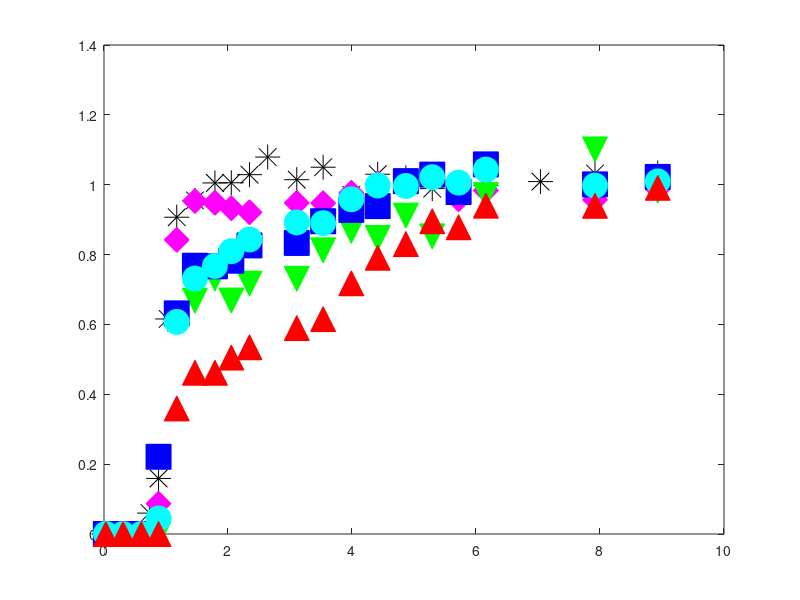

Here is the MATLAB script that generated this plot: (Note: this script raises an error after producing the figure.)
clear



%first-type BC;
%kinetic model;
%see Van Genuchten pg. 16 and 28:

%data = csvread('Obj1b_part1_data.csv',1,0);
gas_min = xlsread('GB1_gas_data.csv','A2:A21'); %time in min
data_time = gas_min.*60;
ethane = xlsread('GB1_gas_data.csv','B2:B21');
helium = xlsread('GB1_gas_data.csv','C2:C21');
n2o = xlsread('GB1_gas_data.csv','D2:D21');
sf6 = xlsread('GB1_gas_data.csv','E2:E21');
ch4 = xlsread('GB1_gas_data.csv','F2:F21');
br_min = xlsread('GB1_br_data.csv','A2:A28');
br_time = br_min.*60;
Br = xlsread('GB1_br_data.csv','B2:B28');


%time units are in seconds;
%length units are in m;

C_o = 1; %dimensionless
t = 0:50:40000;
D = 1.8e-7;    %dispersion coefficients, m2/s, default 5e-7; determined from bromide only.
    %%%%%%1.3e-6 for bromide
v = 7.45e-5;   %velocity, m/s, default 1e-4 m/s
    %%%%%%%4.65e-5 for bromide
    %try 1.19e-4 to 1.43e-4, expected values based on reactor geometry +
    %porosity
L = .3048;

data_PV = v.*data_time./L;
brdata_PV = v.*br_time./L;

figure(11)
clf
h1 = plot(brdata_PV, Br, '*k', 'MarkerSize', 18);
hold on
h2 = plot(data_PV, n2o, 'dm', 'MarkerFaceColor', 'm', 'MarkerSize', 18);
hold on
h3 = plot(data_PV, sf6, 'vg','MarkerFaceColor', 'g', 'MarkerSize', 18);
hold on
h4 = plot(data_PV, ethane, 'sb','MarkerFaceColor', 'b', 'MarkerSize', 18);
hold on
h5 = plot(data_PV, ch4, 'oc','MarkerFaceColor', 'c', 'MarkerSize', 18);
hold on
h6 = plot(data_PV, helium, '^r','MarkerFaceColor', 'r', 'MarkerSize', 18);
hold on

%%%Bromide
measured = Br;

D = 1.8e-7;%1.6e-7:0.025e-7:2e-7;    %dispersion coefficients, m2/s, default 5e-7; determined from bromide only.
    %%%%%%1.3e-6 for bromide
v = 7.45e-5;%7.4e-5:0.025e-5:7.6e-5;   %velocity, m/s, default 1e-4 m/s

R = 1.00000001;%ethR0;
%heR = 5;        %MUST BE > 1
alpha = .0001;    %rate constant, try starting in the range 5e-4 to 5e-3

                    %1/s, 100 d^-1 from Geistlinger (2005) = 1e-3 1/s
                    %vulava has 5e-4 - 1e-3  1/s for alpha for SF6, so
                    %probably faster for Helium, N2O
                    %velocity in bioreactor on the order of .003 m/s, much slower than in Vulava, so 
                    %expect lower alpha

%dimensionless parameters
%defined in Van Genuchten pg. 15, with the exception of w, beta, and R
%For w and beta, defined on pg. 28 for one-site kinetic
%non-equilibrium adsorption.  For R, comes from Fry et al. (1994) and Vulava et al. (2002): 
%R = 1 + KH*(Vg/Vw)   %use this with specific K_H values to determine Vg/Vw
%based on fit R parameter

loopcnt = 0;

results_matrix = zeros(length(D)*length(v),4);



for j = 1:length(v)
    
    for k = 1:length(D)

        
P = v(j)*L/D(k); %Peclet number
PV = v(j).*t./L;     %pore volumes, tau in equations in Table 2 in Van Genuchten
data_PV_br = v(j).*br_time./L;
w = alpha*L*(R-1)/v(j);
beta = 1/R;

%G term in Van Genuchten, equation SI-1 in Table 2:
G_T = .5 *  erfc( sqrt(P./(4.*beta.*R.*PV)).*(beta*R-PV)) + .5*exp(P).*erfc( sqrt (P./(4.*beta.*R.*PV) ).*(beta*R + PV) );
%IMPORTANT NOTE: Equation SI-1 in Table 2 has the final term as beta*R-tau.
%I think this is an error and that it should be beta*R+tau.  At the top of page 18 they note: 
%"Expressions for G(T) in Table 2 follow from those given in Table 1 by replacing T by
%tau and R by (beta*R).  In Table 1, the final term is R+T, so based on
%their statement the final term should be B*R+tau.
%This is how it is coded above, and this equation gives an effluent C
%ranging from 0 to 1, while the original equation from Van Genuchten has an
%effluent C ranging from 0 to a number much greater than 1.

%exponential term multiplied by G
term = exp(-w.*PV/(beta*R));

%some figures to visualize how each of these terms are affected by
%different fit parameters:
%use these to troubleshoot problems if the model acts weird with certain
%paremeters.
%figure(5)
%plot(PV,term)
%title('Term')

integrand_vec = zeros(1,length(PV));

delta_tau = 0.001;   %tau time increment, also d_tau dummy variable

for i = 2:length(PV)  %2:length(PV)
    
    tau = (0:delta_tau:PV(i));
    
G_tau = .5 *  erfc( sqrt(P./(4.*beta.*R.*tau)).*(beta*R-tau)) + .5*exp(P).*erfc( sqrt (P./(4.*beta.*R.*tau) ).*(beta*R + tau) );
    
    a = w.*tau;
    b = w.*(PV(i) - tau)./( (1 - beta)*R );
    
    squig = 2*sqrt(a.*b);
    
%In equation 36, the I_0 and I_1 are modified bessel functions, see
%notation on pg. 50-51
I_0 = besseli(0,squig);  %modified bessel function of the first kind, order 0
I_1 = besseli(1,squig);  %modified bessel function of the first kind, order 1
    
%H term defined by Equation 36:
H = exp(-a-b).* (I_0/beta + (squig.*I_1)./(2.*b.*(1-beta)) );


prod = G_tau.*H;

integrand = delta_tau*trapz(prod(1:length(prod)-1));   %last element of product is NaN, since the last element of H is NaN ...
                                                    %due to division by 0
                                                    %in b term
integrand_vec(i) = integrand;


end


%first_term = G_T.*term;
%figure(14)
%plot(PV,first_term)
%title('G*exp term')

%C = G(1:length(G)-1).*term(1:length(term)-1) + (w/R).*ConvInt;   %equation 35 in van genuchten
C = G_T.*term + w/R .* integrand_vec;


%find indices in PV that are closest PV to data: 
edges = [-Inf, mean([PV(2:end); PV(1:end-1)]), +Inf];
%I = discretize(data_PV_br, edges);
I = discretize(data_PV_br, edges);

RSS = sum((C(I) - measured').^2)


loopcnt = loopcnt + 1

     results_matrix(loopcnt,1) = loopcnt;
     results_matrix(loopcnt,2) = v(j);
     results_matrix(loopcnt,4) = D(k);
     results_matrix(loopcnt,5) = RSS;
     
     
    end
end

plot(PV, C, '-k', 'LineWidth',1.5)
hold on



%%%N2O
measured = n2o;

R = 1.09;%1.1:0.05:1.7;%1.7;%ethR0;
%heR = 5;        %MUST BE > 1
alpha = 2e-4;%10e-5:3e-5:40e-5; %rate constant, try starting in the range 5e-4 to 5e-3

                    %1/s, 100 d^-1 from Geistlinger (2005) = 1e-3 1/s
                    %vulava has 5e-4 - 1e-3  1/s for alpha for SF6, so
                    %probably faster for Helium, N2O
                    %velocity in bioreactor on the order of .003 m/s, much slower than in Vulava, so 
                    %expect lower alpha

%dimensionless parameters
%defined in Van Genuchten pg. 15, with the exception of w, beta, and R
%For w and beta, defined on pg. 28 for one-site kinetic
%non-equilibrium adsorption.  For R, comes from Fry et al. (1994) and Vulava et al. (2002): 
%R = 1 + KH*(Vg/Vw)   %use this with specific K_H values to determine Vg/Vw
%based on fit R parameter

loopcnt = 0;

results_matrix = zeros(length(R)*length(alpha),4);



for j = 1:length(R)
    
    for k = 1:length(alpha)

        
P = v*L/D; %Peclet number
PV = v.*t./L;     %pore volumes, tau in equations in Table 2 in Van Genuchten
w = alpha(k)*L*(R(j)-1)/v;
beta = 1/R(j);

%G term in Van Genuchten, equation SI-1 in Table 2:
G_T = .5 *  erfc( sqrt(P./(4.*beta.*R(j).*PV)).*(beta*R(j)-PV)) + .5*exp(P).*erfc( sqrt (P./(4.*beta.*R(j).*PV) ).*(beta*R(j) + PV) );
%IMPORTANT NOTE: Equation SI-1 in Table 2 has the final term as beta*R-tau.
%I think this is an error and that it should be beta*R+tau.  At the top of page 18 they note: 
%"Expressions for G(T) in Table 2 follow from those given in Table 1 by replacing T by
%tau and R by (beta*R).  In Table 1, the final term is R+T, so based on
%their statement the final term should be B*R+tau.
%This is how it is coded above, and this equation gives an effluent C
%ranging from 0 to 1, while the original equation from Van Genuchten has an
%effluent C ranging from 0 to a number much greater than 1.

%exponential term multiplied by G
term = exp(-w.*PV/(beta*R(j)));

%some figures to visualize how each of these terms are affected by
%different fit parameters:
%use these to troubleshoot problems if the model acts weird with certain
%paremeters.
%figure(5)
%plot(PV,term)
%title('Term')

integrand_vec = zeros(1,length(PV));

delta_tau = 0.001;   %tau time increment, also d_tau dummy variable

for i = 2:length(PV)  %2:length(PV)
    
    tau = (0:delta_tau:PV(i));
    
G_tau = .5 *  erfc( sqrt(P./(4.*beta.*R(j).*tau)).*(beta*R(j)-tau)) + .5*exp(P).*erfc( sqrt (P./(4.*beta.*R(j).*tau) ).*(beta*R(j) + tau) );
    
    a = w.*tau;
    b = w.*(PV(i) - tau)./( (1 - beta)*R(j) );
    
    squig = 2*sqrt(a.*b);
    
%In equation 36, the I_0 and I_1 are modified bessel functions, see
%notation on pg. 50-51
I_0 = besseli(0,squig);  %modified bessel function of the first kind, order 0
I_1 = besseli(1,squig);  %modified bessel function of the first kind, order 1
    
%H term defined by Equation 36:
H = exp(-a-b).* (I_0/beta + (squig.*I_1)./(2.*b.*(1-beta)) );


prod = G_tau.*H;

integrand = delta_tau*trapz(prod(1:length(prod)-1));   %last element of product is NaN, since the last element of H is NaN ...
                                                    %due to division by 0
                                                    %in b term
integrand_vec(i) = integrand;


end


%first_term = G_T.*term;
%figure(14)
%plot(PV,first_term)
%title('G*exp term')

%C = G(1:length(G)-1).*term(1:length(term)-1) + (w/R).*ConvInt;   %equation 35 in van genuchten
C = G_T.*term + w/R(j) .* integrand_vec;


%find indices in PV that are closest PV to data: 
edges = [-Inf, mean([PV(2:end); PV(1:end-1)]), +Inf];
%I = discretize(data_PV_br, edges);
I = discretize(data_PV, edges);

RSS = sum((C(I) - measured').^2)


loopcnt = loopcnt + 1

     results_matrix(loopcnt,1) = loopcnt;
     results_matrix(loopcnt,2) = R(j);
     results_matrix(loopcnt,4) = alpha(k);
     results_matrix(loopcnt,5) = RSS;
     
     
    end
end

plot(PV, C,'-m', 'LineWidth',1.5)
hold on






%%%SF6
measured = sf6;

R = 2.1;%1.1:0.05:1.7;%1.7;%ethR0;
%heR = 5;        %MUST BE > 1
alpha = 1.2e-4;%10e-5:3e-5:40e-5; %rate constant, try starting in the range 5e-4 to 5e-3

                    %1/s, 100 d^-1 from Geistlinger (2005) = 1e-3 1/s
                    %vulava has 5e-4 - 1e-3  1/s for alpha for SF6, so
                    %probably faster for Helium, N2O
                    %velocity in bioreactor on the order of .003 m/s, much slower than in Vulava, so 
                    %expect lower alpha

%dimensionless parameters
%defined in Van Genuchten pg. 15, with the exception of w, beta, and R
%For w and beta, defined on pg. 28 for one-site kinetic
%non-equilibrium adsorption.  For R, comes from Fry et al. (1994) and Vulava et al. (2002): 
%R = 1 + KH*(Vg/Vw)   %use this with specific K_H values to determine Vg/Vw
%based on fit R parameter

loopcnt = 0;

results_matrix = zeros(length(R)*length(alpha),4);



for j = 1:length(R)
    
    for k = 1:length(alpha)

        
P = v*L/D; %Peclet number
PV = v.*t./L;     %pore volumes, tau in equations in Table 2 in Van Genuchten
w = alpha(k)*L*(R(j)-1)/v;
beta = 1/R(j);

%G term in Van Genuchten, equation SI-1 in Table 2:
G_T = .5 *  erfc( sqrt(P./(4.*beta.*R(j).*PV)).*(beta*R(j)-PV)) + .5*exp(P).*erfc( sqrt (P./(4.*beta.*R(j).*PV) ).*(beta*R(j) + PV) );
%IMPORTANT NOTE: Equation SI-1 in Table 2 has the final term as beta*R-tau.
%I think this is an error and that it should be beta*R+tau.  At the top of page 18 they note: 
%"Expressions for G(T) in Table 2 follow from those given in Table 1 by replacing T by
%tau and R by (beta*R).  In Table 1, the final term is R+T, so based on
%their statement the final term should be B*R+tau.
%This is how it is coded above, and this equation gives an effluent C
%ranging from 0 to 1, while the original equation from Van Genuchten has an
%effluent C ranging from 0 to a number much greater than 1.

%exponential term multiplied by G
term = exp(-w.*PV/(beta*R(j)));

%some figures to visualize how each of these terms are affected by
%different fit parameters:
%use these to troubleshoot problems if the model acts weird with certain
%paremeters.
%figure(5)
%plot(PV,term)
%title('Term')

integrand_vec = zeros(1,length(PV));

delta_tau = 0.001;   %tau time increment, also d_tau dummy variable

for i = 2:length(PV)  %2:length(PV)
    
    tau = (0:delta_tau:PV(i));
    
G_tau = .5 *  erfc( sqrt(P./(4.*beta.*R(j).*tau)).*(beta*R(j)-tau)) + .5*exp(P).*erfc( sqrt (P./(4.*beta.*R(j).*tau) ).*(beta*R(j) + tau) );
    
    a = w.*tau;
    b = w.*(PV(i) - tau)./( (1 - beta)*R(j) );
    
    squig = 2*sqrt(a.*b);
    
%In equation 36, the I_0 and I_1 are modified bessel functions, see
%notation on pg. 50-51
I_0 = besseli(0,squig);  %modified bessel function of the first kind, order 0
I_1 = besseli(1,squig);  %modified bessel function of the first kind, order 1
    
%H term defined by Equation 36:
H = exp(-a-b).* (I_0/beta + (squig.*I_1)./(2.*b.*(1-beta)) );


prod = G_tau.*H;

integrand = delta_tau*trapz(prod(1:length(prod)-1));   %last element of product is NaN, since the last element of H is NaN ...
                                                    %due to division by 0
                                                    %in b term
integrand_vec(i) = integrand;


end


%first_term = G_T.*term;
%figure(14)
%plot(PV,first_term)
%title('G*exp term')

%C = G(1:length(G)-1).*term(1:length(term)-1) + (w/R).*ConvInt;   %equation 35 in van genuchten
C = G_T.*term + w/R(j) .* integrand_vec;


%find indices in PV that are closest PV to data: 
edges = [-Inf, mean([PV(2:end); PV(1:end-1)]), +Inf];
%I = discretize(data_PV_br, edges);
I = discretize(data_PV, edges);

RSS = sum((C(I) - measured').^2)


loopcnt = loopcnt + 1

     results_matrix(loopcnt,1) = loopcnt;
     results_matrix(loopcnt,2) = R(j);
     results_matrix(loopcnt,4) = alpha(k);
     results_matrix(loopcnt,5) = RSS;
     
     
    end
end

plot(PV, C, '-g', 'LineWidth',1.5)
hold on







%%%Ethane
measured = ethane;

R = 1.61;%1.1:0.05:1.7;%1.7;%ethR0;
%heR = 5;        %MUST BE > 1
alpha = 1.7e-4;%10e-5:3e-5:40e-5; %rate constant, try starting in the range 5e-4 to 5e-3

                    %1/s, 100 d^-1 from Geistlinger (2005) = 1e-3 1/s
                    %vulava has 5e-4 - 1e-3  1/s for alpha for SF6, so
                    %probably faster for Helium, N2O
                    %velocity in bioreactor on the order of .003 m/s, much slower than in Vulava, so 
                    %expect lower alpha

%dimensionless parameters
%defined in Van Genuchten pg. 15, with the exception of w, beta, and R
%For w and beta, defined on pg. 28 for one-site kinetic
%non-equilibrium adsorption.  For R, comes from Fry et al. (1994) and Vulava et al. (2002): 
%R = 1 + KH*(Vg/Vw)   %use this with specific K_H values to determine Vg/Vw
%based on fit R parameter

loopcnt = 0;

results_matrix = zeros(length(R)*length(alpha),4);



for j = 1:length(R)
    
    for k = 1:length(alpha)

        
P = v*L/D; %Peclet number
PV = v.*t./L;     %pore volumes, tau in equations in Table 2 in Van Genuchten
w = alpha(k)*L*(R(j)-1)/v;
beta = 1/R(j);

%G term in Van Genuchten, equation SI-1 in Table 2:
G_T = .5 *  erfc( sqrt(P./(4.*beta.*R(j).*PV)).*(beta*R(j)-PV)) + .5*exp(P).*erfc( sqrt (P./(4.*beta.*R(j).*PV) ).*(beta*R(j) + PV) );
%IMPORTANT NOTE: Equation SI-1 in Table 2 has the final term as beta*R-tau.
%I think this is an error and that it should be beta*R+tau.  At the top of page 18 they note: 
%"Expressions for G(T) in Table 2 follow from those given in Table 1 by replacing T by
%tau and R by (beta*R).  In Table 1, the final term is R+T, so based on
%their statement the final term should be B*R+tau.
%This is how it is coded above, and this equation gives an effluent C
%ranging from 0 to 1, while the original equation from Van Genuchten has an
%effluent C ranging from 0 to a number much greater than 1.

%exponential term multiplied by G
term = exp(-w.*PV/(beta*R(j)));

%some figures to visualize how each of these terms are affected by
%different fit parameters:
%use these to troubleshoot problems if the model acts weird with certain
%paremeters.
%figure(5)
%plot(PV,term)
%title('Term')

integrand_vec = zeros(1,length(PV));

delta_tau = 0.001;   %tau time increment, also d_tau dummy variable

for i = 2:length(PV)  %2:length(PV)
    
    tau = (0:delta_tau:PV(i));
    
G_tau = .5 *  erfc( sqrt(P./(4.*beta.*R(j).*tau)).*(beta*R(j)-tau)) + .5*exp(P).*erfc( sqrt (P./(4.*beta.*R(j).*tau) ).*(beta*R(j) + tau) );
    
    a = w.*tau;
    b = w.*(PV(i) - tau)./( (1 - beta)*R(j) );
    
    squig = 2*sqrt(a.*b);
    
%In equation 36, the I_0 and I_1 are modified bessel functions, see
%notation on pg. 50-51
I_0 = besseli(0,squig);  %modified bessel function of the first kind, order 0
I_1 = besseli(1,squig);  %modified bessel function of the first kind, order 1
    
%H term defined by Equation 36:
H = exp(-a-b).* (I_0/beta + (squig.*I_1)./(2.*b.*(1-beta)) );


prod = G_tau.*H;

integrand = delta_tau*trapz(prod(1:length(prod)-1));   %last element of product is NaN, since the last element of H is NaN ...
                                                    %due to division by 0
                                                    %in b term
integrand_vec(i) = integrand;


end


%first_term = G_T.*term;
%figure(14)
%plot(PV,first_term)
%title('G*exp term')

%C = G(1:length(G)-1).*term(1:length(term)-1) + (w/R).*ConvInt;   %equation 35 in van genuchten
C = G_T.*term + w/R(j) .* integrand_vec;


%find indices in PV that are closest PV to data: 
edges = [-Inf, mean([PV(2:end); PV(1:end-1)]), +Inf];
%I = discretize(data_PV_br, edges);
I = discretize(data_PV, edges);

RSS = sum((C(I) - measured').^2)


loopcnt = loopcnt + 1

     results_matrix(loopcnt,1) = loopcnt;
     results_matrix(loopcnt,2) = R(j);
     results_matrix(loopcnt,4) = alpha(k);
     results_matrix(loopcnt,5) = RSS;
     
     
    end
end

plot(PV, C, '-b', 'LineWidth',1.5)
hold on









%%%Methane
measured = ch4;

R = 1.55;%1.1:0.05:1.7;%1.7;%ethR0;
%heR = 5;        %MUST BE > 1
alpha = 2.2e-4;%10e-5:3e-5:40e-5; %rate constant, try starting in the range 5e-4 to 5e-3

                    %1/s, 100 d^-1 from Geistlinger (2005) = 1e-3 1/s
                    %vulava has 5e-4 - 1e-3  1/s for alpha for SF6, so
                    %probably faster for Helium, N2O
                    %velocity in bioreactor on the order of .003 m/s, much slower than in Vulava, so 
                    %expect lower alpha

%dimensionless parameters
%defined in Van Genuchten pg. 15, with the exception of w, beta, and R
%For w and beta, defined on pg. 28 for one-site kinetic
%non-equilibrium adsorption.  For R, comes from Fry et al. (1994) and Vulava et al. (2002): 
%R = 1 + KH*(Vg/Vw)   %use this with specific K_H values to determine Vg/Vw
%based on fit R parameter

loopcnt = 0;

results_matrix = zeros(length(R)*length(alpha),4);



for j = 1:length(R)
    
    for k = 1:length(alpha)

        
P = v*L/D; %Peclet number
PV = v.*t./L;     %pore volumes, tau in equations in Table 2 in Van Genuchten
w = alpha(k)*L*(R(j)-1)/v;
beta = 1/R(j);

%G term in Van Genuchten, equation SI-1 in Table 2:
G_T = .5 *  erfc( sqrt(P./(4.*beta.*R(j).*PV)).*(beta*R(j)-PV)) + .5*exp(P).*erfc( sqrt (P./(4.*beta.*R(j).*PV) ).*(beta*R(j) + PV) );
%IMPORTANT NOTE: Equation SI-1 in Table 2 has the final term as beta*R-tau.
%I think this is an error and that it should be beta*R+tau.  At the top of page 18 they note: 
%"Expressions for G(T) in Table 2 follow from those given in Table 1 by replacing T by
%tau and R by (beta*R).  In Table 1, the final term is R+T, so based on
%their statement the final term should be B*R+tau.
%This is how it is coded above, and this equation gives an effluent C
%ranging from 0 to 1, while the original equation from Van Genuchten has an
%effluent C ranging from 0 to a number much greater than 1.

%exponential term multiplied by G
term = exp(-w.*PV/(beta*R(j)));

%some figures to visualize how each of these terms are affected by
%different fit parameters:
%use these to troubleshoot problems if the model acts weird with certain
%paremeters.
%figure(5)
%plot(PV,term)
%title('Term')

integrand_vec = zeros(1,length(PV));

delta_tau = 0.001;   %tau time increment, also d_tau dummy variable

for i = 2:length(PV)  %2:length(PV)
    
    tau = (0:delta_tau:PV(i));
    
G_tau = .5 *  erfc( sqrt(P./(4.*beta.*R(j).*tau)).*(beta*R(j)-tau)) + .5*exp(P).*erfc( sqrt (P./(4.*beta.*R(j).*tau) ).*(beta*R(j) + tau) );
    
    a = w.*tau;
    b = w.*(PV(i) - tau)./( (1 - beta)*R(j) );
    
    squig = 2*sqrt(a.*b);
    
%In equation 36, the I_0 and I_1 are modified bessel functions, see
%notation on pg. 50-51
I_0 = besseli(0,squig);  %modified bessel function of the first kind, order 0
I_1 = besseli(1,squig);  %modified bessel function of the first kind, order 1
    
%H term defined by Equation 36:
H = exp(-a-b).* (I_0/beta + (squig.*I_1)./(2.*b.*(1-beta)) );


prod = G_tau.*H;

integrand = delta_tau*trapz(prod(1:length(prod)-1));   %last element of product is NaN, since the last element of H is NaN ...
                                                    %due to division by 0
                                                    %in b term
integrand_vec(i) = integrand;


end


%first_term = G_T.*term;
%figure(14)
%plot(PV,first_term)
%title('G*exp term')

%C = G(1:length(G)-1).*term(1:length(term)-1) + (w/R).*ConvInt;   %equation 35 in van genuchten
C = G_T.*term + w/R(j) .* integrand_vec;


%find indices in PV that are closest PV to data: 
edges = [-Inf, mean([PV(2:end); PV(1:end-1)]), +Inf];
%I = discretize(data_PV_br, edges);
I = discretize(data_PV, edges);

RSS = sum((C(I) - measured').^2)


loopcnt = loopcnt + 1

     results_matrix(loopcnt,1) = loopcnt;
     results_matrix(loopcnt,2) = R(j);
     results_matrix(loopcnt,4) = alpha(k);
     results_matrix(loopcnt,5) = RSS;
     
     
    end
end

plot(PV, C, '-c', 'LineWidth',1.5)
hold on









%%%Helium
measured = helium;

R = 3;%1.1:0.05:1.7;%1.7;%ethR0;
%heR = 5;        %MUST BE > 1
alpha = 1.5e-4;%10e-5:3e-5:40e-5; %rate constant, try starting in the range 5e-4 to 5e-3

                    %1/s, 100 d^-1 from Geistlinger (2005) = 1e-3 1/s
                    %vulava has 5e-4 - 1e-3  1/s for alpha for SF6, so
                    %probably faster for Helium, N2O
                    %velocity in bioreactor on the order of .003 m/s, much slower than in Vulava, so 
                    %expect lower alpha

%dimensionless parameters
%defined in Van Genuchten pg. 15, with the exception of w, beta, and R
%For w and beta, defined on pg. 28 for one-site kinetic
%non-equilibrium adsorption.  For R, comes from Fry et al. (1994) and Vulava et al. (2002): 
%R = 1 + KH*(Vg/Vw)   %use this with specific K_H values to determine Vg/Vw
%based on fit R parameter

loopcnt = 0;

results_matrix = zeros(length(R)*length(alpha),4);



for j = 1:length(R)
    
    for k = 1:length(alpha)

        
P = v*L/D; %Peclet number
PV = v.*t./L;     %pore volumes, tau in equations in Table 2 in Van Genuchten
w = alpha(k)*L*(R(j)-1)/v;
beta = 1/R(j);

%G term in Van Genuchten, equation SI-1 in Table 2:
G_T = .5 *  erfc( sqrt(P./(4.*beta.*R(j).*PV)).*(beta*R(j)-PV)) + .5*exp(P).*erfc( sqrt (P./(4.*beta.*R(j).*PV) ).*(beta*R(j) + PV) );
%IMPORTANT NOTE: Equation SI-1 in Table 2 has the final term as beta*R-tau.
%I think this is an error and that it should be beta*R+tau.  At the top of page 18 they note: 
%"Expressions for G(T) in Table 2 follow from those given in Table 1 by replacing T by
%tau and R by (beta*R).  In Table 1, the final term is R+T, so based on
%their statement the final term should be B*R+tau.
%This is how it is coded above, and this equation gives an effluent C
%ranging from 0 to 1, while the original equation from Van Genuchten has an
%effluent C ranging from 0 to a number much greater than 1.

%exponential term multiplied by G
term = exp(-w.*PV/(beta*R(j)));

%some figures to visualize how each of these terms are affected by
%different fit parameters:
%use these to troubleshoot problems if the model acts weird with certain
%paremeters.
%figure(5)
%plot(PV,term)
%title('Term')

integrand_vec = zeros(1,length(PV));

delta_tau = 0.001;   %tau time increment, also d_tau dummy variable

for i = 2:length(PV)  %2:length(PV)
    
    tau = (0:delta_tau:PV(i));
    
G_tau = .5 *  erfc( sqrt(P./(4.*beta.*R(j).*tau)).*(beta*R(j)-tau)) + .5*exp(P).*erfc( sqrt (P./(4.*beta.*R(j).*tau) ).*(beta*R(j) + tau) );
    
    a = w.*tau;
    b = w.*(PV(i) - tau)./( (1 - beta)*R(j) );
    
    squig = 2*sqrt(a.*b);
    
%In equation 36, the I_0 and I_1 are modified bessel functions, see
%notation on pg. 50-51
I_0 = besseli(0,squig);  %modified bessel function of the first kind, order 0
I_1 = besseli(1,squig);  %modified bessel function of the first kind, order 1
    
%H term defined by Equation 36:
H = exp(-a-b).* (I_0/beta + (squig.*I_1)./(2.*b.*(1-beta)) );


prod = G_tau.*H;

integrand = delta_tau*trapz(prod(1:length(prod)-1));   %last element of product is NaN, since the last element of H is NaN ...
                                                    %due to division by 0
                                                    %in b term
integrand_vec(i) = integrand;


end


%first_term = G_T.*term;
%figure(14)
%plot(PV,first_term)
%title('G*exp term')

%C = G(1:length(G)-1).*term(1:length(term)-1) + (w/R).*ConvInt;   %equation 35 in van genuchten
C = G_T.*term + w/R(j) .* integrand_vec;


%find indices in PV that are closest PV to data: 
edges = [-Inf, mean([PV(2:end); PV(1:end-1)]), +Inf];
%I = discretize(data_PV_br, edges);
I = discretize(data_PV, edges);

RSS = sum((C(I) - measured').^2)


loopcnt = loopcnt + 1

     results_matrix(loopcnt,1) = loopcnt;
     results_matrix(loopcnt,2) = R(j);
     results_matrix(loopcnt,4) = alpha(k);
     results_matrix(loopcnt,5) = RSS;
     
     
    end
end

plot(PV, C, '-r', 'LineWidth',1.5)
hold on



ylim([-0.1 1.2])
xlim([0 10])
ylabel('C/C_o [-]')
xlabel('PV')
%legend('Br^-','N_2O', 'SF_6', 'C_2H_6', 'CH_4', 'He', 'Location', 'southeast'); %
legend('Bromide','N_2O', 'SF_6', 'C_2H_6', 'CH_4', 'He', 'Location', 'southeast'); %
set(gca, 'FontSize', 34);




